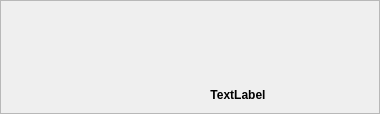
    <widget class="QFrame" name="frame_3">
     <property name="frameShape">
      <enum>QFrame::StyledPanel</enum>
     </property>
     <property name="frameShadow">
      <enum>QFrame::Raised</enum>
     </property>
     <layout class="QGridLayout" name="gridLayout_3">
      <item row="0" column="1" rowspan="2">
       <widget class="QLabel" name="label_lnls">
        <property name="minimumSize">
         <size>
          <width>90</width>
          <height>90</height>
         </size>
        </property>
        <property name="maximumSize">
         <size>
          <width>90</width>
          <height>90</height>
         </size>
        </property>
        <property name="scaledContents">
         <bool>true</bool>
        </property>
       </widget>
      </item>
      <item row="0" column="5">
       <spacer name="horizontalSpacer">
        <property name="orientation">
         <enum>Qt::Horizontal</enum>
        </property>
        <property name="sizeHint" stdset="0">
         <size>
          <width>40</width>
          <height>20</height>
         </size>
        </property>
       </spacer>
      </item>
      <item row="0" column="0">
       <spacer name="horizontalSpacer_2">
        <property name="orientation">
         <enum>Qt::Horizontal</enum>
        </property>
        <property name="sizeHint" stdset="0">
         <size>
          <width>40</width>
          <height>20</height>
         </size>
        </property>
       </spacer>
      </item>
      <item row="0" column="3" colspan="2">
       <widget class="QLabel" name="label_cnpem">
        <property name="enabled">
         <bool>true</bool>
        </property>
        <property name="minimumSize">
         <size>
          <width>180</width>
          <height>50</height>
         </size>
        </property>
        <property name="maximumSize">
         <size>
          <width>180</width>
          <height>50</height>
         </size>
        </property>
        <property name="scaledContents">
         <bool>true</bool>
        </property>
       </widget>
      </item>
      <item row="1" column="3" colspan="2">
       <widget class="QLabel" name="lblVersion">
        <property name="font">
         <font>
          <weight>75</weight>
          <bold>true</bold>
         </font>
        </property>
        <property name="text">
         <string>TextLabel</string>
        </property>
        <property name="textFormat">
         <enum>Qt::AutoText</enum>
        </property>
        <property name="alignment">
         <set>Qt::AlignBottom|Qt::AlignHCenter</set>
        </property>
       </widget>
      </item>
     </layout>
    </widget>
